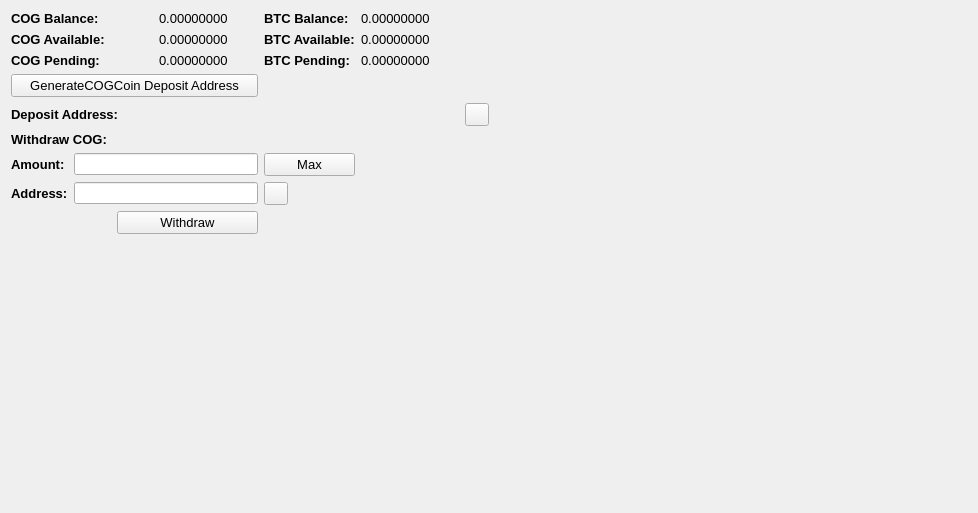
     <widget class="QWidget" name="BalanceTab">
      <attribute name="title">
       <string>Balance</string>
      </attribute>
      <layout class="QGridLayout" name="gridLayout_2">
       <item row="0" column="0" colspan="2">
        <widget class="QLabel" name="label_11">
         <property name="font">
          <font>
           <pointsize>10</pointsize>
           <weight>75</weight>
           <bold>true</bold>
          </font>
         </property>
         <property name="text">
          <string>COG Balance:</string>
         </property>
        </widget>
       </item>
       <item row="0" column="3">
        <widget class="QLabel" name="TXBalanceLabel">
         <property name="font">
          <font>
           <pointsize>10</pointsize>
          </font>
         </property>
         <property name="text">
          <string>0.00000000</string>
         </property>
         <property name="textInteractionFlags">
          <set>Qt::LinksAccessibleByMouse|Qt::TextSelectableByMouse</set>
         </property>
        </widget>
       </item>
       <item row="0" column="4">
        <widget class="QLabel" name="label_12">
         <property name="font">
          <font>
           <pointsize>10</pointsize>
           <weight>75</weight>
           <bold>true</bold>
          </font>
         </property>
         <property name="text">
          <string>BTC Balance:</string>
         </property>
        </widget>
       </item>
       <item row="0" column="5">
        <widget class="QLabel" name="BitcoinBalanceLabel">
         <property name="font">
          <font>
           <pointsize>10</pointsize>
          </font>
         </property>
         <property name="text">
          <string>0.00000000</string>
         </property>
         <property name="textInteractionFlags">
          <set>Qt::LinksAccessibleByMouse|Qt::TextSelectableByMouse</set>
         </property>
        </widget>
       </item>
       <item row="0" column="7" rowspan="10">
        <spacer name="horizontalSpacer_4">
         <property name="orientation">
          <enum>Qt::Horizontal</enum>
         </property>
         <property name="sizeHint" stdset="0">
          <size>
           <width>478</width>
           <height>488</height>
          </size>
         </property>
        </spacer>
       </item>
       <item row="1" column="0" colspan="2">
        <widget class="QLabel" name="label_13">
         <property name="font">
          <font>
           <pointsize>10</pointsize>
           <weight>75</weight>
           <bold>true</bold>
          </font>
         </property>
         <property name="text">
          <string>COG Available:</string>
         </property>
        </widget>
       </item>
       <item row="1" column="3">
        <widget class="QLabel" name="TXAvailableLabel_2">
         <property name="font">
          <font>
           <pointsize>10</pointsize>
          </font>
         </property>
         <property name="text">
          <string>0.00000000</string>
         </property>
         <property name="textInteractionFlags">
          <set>Qt::LinksAccessibleByMouse|Qt::TextSelectableByMouse</set>
         </property>
        </widget>
       </item>
       <item row="1" column="4">
        <widget class="QLabel" name="label_15">
         <property name="font">
          <font>
           <pointsize>10</pointsize>
           <weight>75</weight>
           <bold>true</bold>
          </font>
         </property>
         <property name="text">
          <string>BTC Available:</string>
         </property>
        </widget>
       </item>
       <item row="1" column="5">
        <widget class="QLabel" name="BitcoinAvailableLabel">
         <property name="font">
          <font>
           <pointsize>10</pointsize>
          </font>
         </property>
         <property name="text">
          <string>0.00000000</string>
         </property>
         <property name="textInteractionFlags">
          <set>Qt::LinksAccessibleByMouse|Qt::TextSelectableByMouse</set>
         </property>
        </widget>
       </item>
       <item row="2" column="0" colspan="2">
        <widget class="QLabel" name="label_14">
         <property name="font">
          <font>
           <pointsize>10</pointsize>
           <weight>75</weight>
           <bold>true</bold>
          </font>
         </property>
         <property name="text">
          <string>COG Pending:</string>
         </property>
        </widget>
       </item>
       <item row="2" column="3">
        <widget class="QLabel" name="TXPendingLabel">
         <property name="font">
          <font>
           <pointsize>10</pointsize>
          </font>
         </property>
         <property name="text">
          <string>0.00000000</string>
         </property>
         <property name="textInteractionFlags">
          <set>Qt::LinksAccessibleByMouse|Qt::TextSelectableByMouse</set>
         </property>
        </widget>
       </item>
       <item row="2" column="4">
        <widget class="QLabel" name="label_31">
         <property name="font">
          <font>
           <pointsize>10</pointsize>
           <weight>75</weight>
           <bold>true</bold>
          </font>
         </property>
         <property name="text">
          <string>BTC Pending:</string>
         </property>
        </widget>
       </item>
       <item row="2" column="5">
        <widget class="QLabel" name="BitcoinPendingLabel">
         <property name="font">
          <font>
           <pointsize>10</pointsize>
          </font>
         </property>
         <property name="text">
          <string>0.00000000</string>
         </property>
         <property name="textInteractionFlags">
          <set>Qt::LinksAccessibleByMouse|Qt::TextSelectableByMouse</set>
         </property>
        </widget>
       </item>
       <item row="3" column="0" colspan="4">
        <widget class="QPushButton" name="GenDepositBTN">
         <property name="font">
          <font>
           <pointsize>10</pointsize>
          </font>
         </property>
         <property name="text">
          <string>GenerateCOGCoin Deposit Address</string>
         </property>
        </widget>
       </item>
       <item row="4" column="0" colspan="3">
        <widget class="QLabel" name="label_33">
         <property name="font">
          <font>
           <pointsize>10</pointsize>
           <weight>75</weight>
           <bold>true</bold>
          </font>
         </property>
         <property name="text">
          <string>Deposit Address:</string>
         </property>
        </widget>
       </item>
       <item row="4" column="3" colspan="3">
        <widget class="QLabel" name="DepositAddressLabel">
         <property name="minimumSize">
          <size>
           <width>300</width>
           <height>0</height>
          </size>
         </property>
         <property name="palette">
          <palette>
           <active>
            <colorrole role="WindowText">
             <brush brushstyle="SolidPattern">
              <color alpha="255">
               <red>0</red>
               <green>0</green>
               <blue>0</blue>
              </color>
             </brush>
            </colorrole>
            <colorrole role="Text">
             <brush brushstyle="SolidPattern">
              <color alpha="255">
               <red>0</red>
               <green>0</green>
               <blue>255</blue>
              </color>
             </brush>
            </colorrole>
           </active>
           <inactive>
            <colorrole role="WindowText">
             <brush brushstyle="SolidPattern">
              <color alpha="255">
               <red>0</red>
               <green>0</green>
               <blue>0</blue>
              </color>
             </brush>
            </colorrole>
            <colorrole role="Text">
             <brush brushstyle="SolidPattern">
              <color alpha="255">
               <red>0</red>
               <green>0</green>
               <blue>255</blue>
              </color>
             </brush>
            </colorrole>
           </inactive>
           <disabled>
            <colorrole role="WindowText">
             <brush brushstyle="SolidPattern">
              <color alpha="255">
               <red>120</red>
               <green>120</green>
               <blue>120</blue>
              </color>
             </brush>
            </colorrole>
            <colorrole role="Text">
             <brush brushstyle="SolidPattern">
              <color alpha="255">
               <red>120</red>
               <green>120</green>
               <blue>120</blue>
              </color>
             </brush>
            </colorrole>
           </disabled>
          </palette>
         </property>
         <property name="font">
          <font>
           <pointsize>10</pointsize>
           <weight>75</weight>
           <bold>true</bold>
          </font>
         </property>
         <property name="text">
          <string/>
         </property>
         <property name="alignment">
          <set>Qt::AlignRight|Qt::AlignTrailing|Qt::AlignVCenter</set>
         </property>
         <property name="textInteractionFlags">
          <set>Qt::LinksAccessibleByMouse|Qt::TextSelectableByKeyboard|Qt::TextSelectableByMouse</set>
         </property>
        </widget>
       </item>
       <item row="4" column="6">
        <widget class="QToolButton" name="DepositCopyButton">
         <property name="toolTip">
          <string>Copy to clipboard</string>
         </property>
         <property name="text">
          <string/>
         </property>
         <property name="icon">
          <iconset resource="../bitcoin.qrc">
           <normaloff>:/icons/editcopy</normaloff>:/icons/editcopy</iconset>
         </property>
         <property name="shortcut">
          <string>Alt+P</string>
         </property>
        </widget>
       </item>
       <item row="5" column="0" colspan="2">
        <widget class="QLabel" name="label_34">
         <property name="font">
          <font>
           <pointsize>10</pointsize>
           <weight>75</weight>
           <bold>true</bold>
          </font>
         </property>
         <property name="text">
          <string>Withdraw COG:</string>
         </property>
        </widget>
       </item>
       <item row="6" column="0">
        <widget class="QLabel" name="label_26">
         <property name="font">
          <font>
           <pointsize>10</pointsize>
           <weight>75</weight>
           <bold>true</bold>
          </font>
         </property>
         <property name="text">
          <string>Amount:</string>
         </property>
        </widget>
       </item>
       <item row="6" column="1" colspan="3">
        <widget class="QLineEdit" name="WithdrawUnitsInput">
         <property name="font">
          <font>
           <pointsize>9</pointsize>
           <weight>75</weight>
           <bold>true</bold>
          </font>
         </property>
         <property name="text">
          <string/>
         </property>
        </widget>
       </item>
       <item row="6" column="4">
        <widget class="QPushButton" name="Withdraw_Max_Amount">
         <property name="font">
          <font>
           <pointsize>10</pointsize>
          </font>
         </property>
         <property name="text">
          <string>Max</string>
         </property>
        </widget>
       </item>
       <item row="7" column="0">
        <widget class="QLabel" name="label_10">
         <property name="font">
          <font>
           <pointsize>10</pointsize>
           <weight>75</weight>
           <bold>true</bold>
          </font>
         </property>
         <property name="text">
          <string>Address:</string>
         </property>
        </widget>
       </item>
       <item row="7" column="1" colspan="3">
        <widget class="QLineEdit" name="WithdrawAddress">
         <property name="font">
          <font>
           <pointsize>9</pointsize>
           <weight>75</weight>
           <bold>true</bold>
          </font>
         </property>
        </widget>
       </item>
       <item row="7" column="4">
        <widget class="QToolButton" name="WithdrawPasteButton">
         <property name="toolTip">
          <string>Paste from clipboard</string>
         </property>
         <property name="text">
          <string/>
         </property>
         <property name="icon">
          <iconset resource="../bitcoin.qrc">
           <normaloff>:/icons/editpaste</normaloff>:/icons/editpaste</iconset>
         </property>
         <property name="shortcut">
          <string>Alt+P</string>
         </property>
        </widget>
       </item>
       <item row="8" column="2" colspan="2">
        <widget class="QPushButton" name="WithdrawUnitsBtn">
         <property name="font">
          <font>
           <pointsize>10</pointsize>
          </font>
         </property>
         <property name="text">
          <string>Withdraw</string>
         </property>
        </widget>
       </item>
       <item row="9" column="0" colspan="6">
        <spacer name="verticalSpacer">
         <property name="orientation">
          <enum>Qt::Vertical</enum>
         </property>
         <property name="sizeHint" stdset="0">
          <size>
           <width>428</width>
           <height>262</height>
          </size>
         </property>
        </spacer>
       </item>
      </layout>
      <zorder>label_31</zorder>
      <zorder>label_15</zorder>
      <zorder>label_12</zorder>
      <zorder>label_14</zorder>
      <zorder>label_13</zorder>
      <zorder>label_11</zorder>
      <zorder>BitcoinBalanceLabel</zorder>
      <zorder>TXBalanceLabel</zorder>
      <zorder>TXAvailableLabel_2</zorder>
      <zorder>TXPendingLabel</zorder>
      <zorder>BitcoinAvailableLabel</zorder>
      <zorder>BitcoinPendingLabel</zorder>
      <zorder>label_33</zorder>
      <zorder>GenDepositBTN</zorder>
      <zorder>DepositAddressLabel</zorder>
      <zorder>Withdraw_Max_Amount</zorder>
      <zorder>label_34</zorder>
      <zorder>WithdrawUnitsInput</zorder>
      <zorder>label_10</zorder>
      <zorder>label_26</zorder>
      <zorder>WithdrawAddress</zorder>
      <zorder>WithdrawUnitsBtn</zorder>
      <zorder>horizontalSpacer_4</zorder>
      <zorder>verticalSpacer</zorder>
      <zorder>WithdrawPasteButton</zorder>
      <zorder>DepositCopyButton</zorder>
     </widget>
